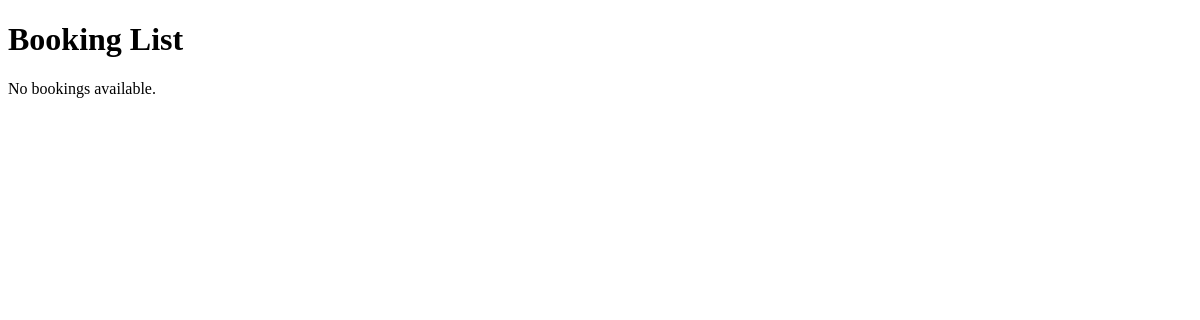
The app's page /bookings/, older data.
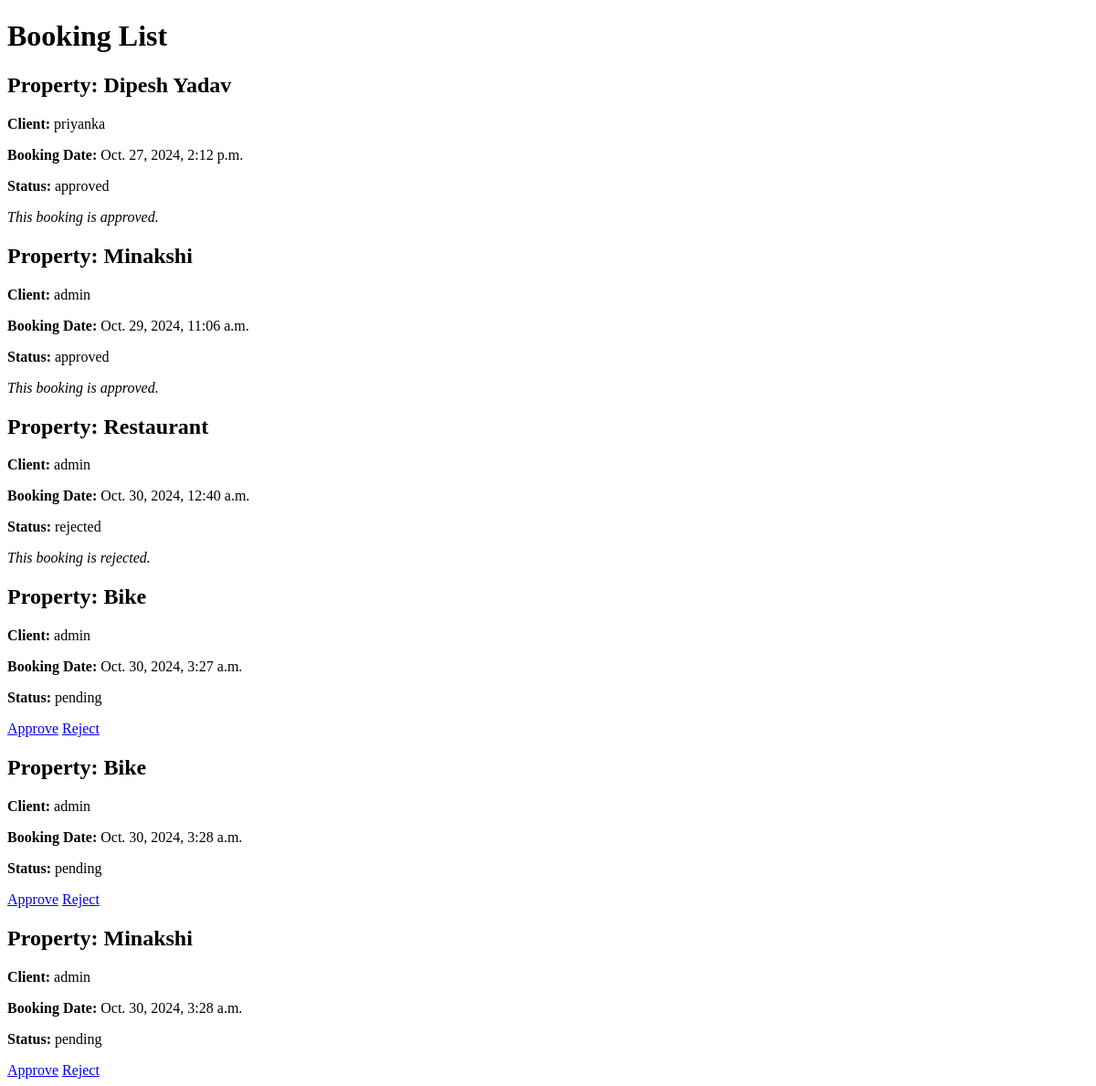
The same page, newer data.
### app/models.py (models this page shows, shortened)
class Booking(models.Model):
    property = models.ForeignKey(Property, on_delete=models.CASCADE, related_name='bookings')
    client = models.ForeignKey(User, on_delete=models.CASCADE)
    booking_date = models.DateTimeField(auto_now_add=True)
    is_booked = models.BooleanField(default=False)
    approval_status = models.CharField(    # Added approval_status for booking requests
        max_length=10,
        choices=[('approved', 'Approved'), ('rejected', 'Rejected'), ('pending', 'Pending')],
        default='pending'
    )

class Property(models.Model):
    seller = models.ForeignKey(User, on_delete=models.CASCADE, related_name='properties',default=True)  # Added seller field
    name = models.CharField(max_length=100)
    description = models.TextField()
    price = models.DecimalField(max_digits=10, decimal_places=2)
    location = models.CharField(max_length=255)
    approval_status = models.CharField(
        max_length=10,
        choices=[('approved', 'Approved'), ('rejected', 'Rejected'), ('pending', 'Pending')],
        default='pending'
    )
    is_available = models.BooleanField(default=True)

### app/views.py (the view)
# urls.py: path('bookings/', booking_list, name='booking_list'),
def booking_list(request):
    bookings = Booking.objects.all()  # Retrieve all bookings, or filter by user if needed
    return render(request, 'booking_list.html', {'bookings': bookings})

### app/templates/booking_list.html (shortened to what this page needs)
<!DOCTYPE html>
<html lang="en">
<head>
</head>
<body>
    <h1>Booking List</h1>
    <div class="booking-list">
        {% if bookings %}
            {% for booking in bookings %}
                <div class="booking-item">
                    <h2>Property: {{ booking.property.name }}</h2>
                    <p><strong>Client:</strong> {{ booking.client.username }}</p>
                    <p><strong>Booking Date:</strong> {{ booking.booking_date }}</p>
                    <p><strong>Status:</strong> {{ booking.approval_status }}</p>
                    {% if booking.approval_status == 'pending' %}
                        <a href="{% url 'approve_booking' booking.id %}" class="btn btn-approve">Approve</a>
                        <a href="{% url 'reject_booking' booking.id %}" class="btn btn-approve">Reject</a>
                    {% else %}
                        <p><em>This booking is {{ booking.approval_status }}.</em></p>
                    {% endif %}
                </div>
            {% endfor %}
        {% else %}
            <p>No bookings available.</p>
        {% endif %}
    </div>
</body>
</html>

Row changes from the older to the newer data that the page shows:
added Booking: property.name "Dipesh Yadav", client.username "priyanka", booking_date "Oct. 27, 2024, 2:12 p.m.", approval_status "approved"
added Booking: property.name "Minakshi", client.username "admin", booking_date "Oct. 29, 2024, 11:06 a.m.", approval_status "approved"
added Booking: property.name "Restaurant", client.username "admin", booking_date "Oct. 30, 2024, 12:40 a.m.", approval_status "rejected"
added Booking: property.name "Bike", client.username "admin", booking_date "Oct. 30, 2024, 3:27 a.m.", approval_status "pending", shows "Approve"
added Booking: property.name "Bike", client.username "admin", booking_date "Oct. 30, 2024, 3:28 a.m.", approval_status "pending", shows "Approve"
added Booking: property.name "Minakshi", client.username "admin", booking_date "Oct. 30, 2024, 3:28 a.m.", approval_status "pending", shows "Approve"
Text that changed along with them:
text no longer shown: "No bookings available."
